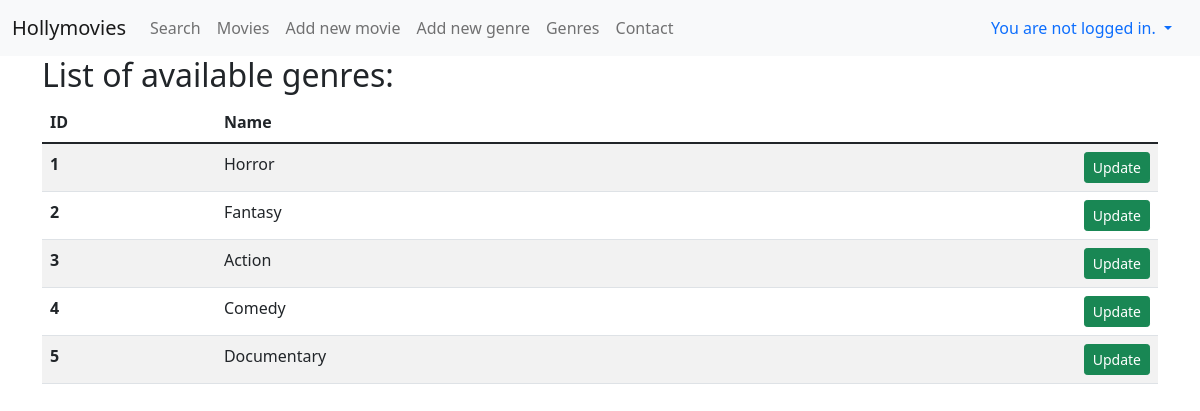
The page /genres/ on the database its author committed.
### viewer/models.py (models this page shows, shortened)
class Genre(Model):
    name = CharField(max_length=128)

### viewer/views.py (the view)
# urls.py: path('genres/', GenreListView.as_view(), name="genres"),
class GenreListView(ListView):
    template_name = "genres.html"
    model = Genre

### viewer/templates/genres.html
{% extends "base.html" %}
{% block content %}
<h2>List of available genres:</h2>
<table class="table table-striped table-hover">
  <thead>
    <tr>
      <th scope="col">ID</th>
      <th scope="col">Name</th>
    </tr>
  </thead>
  <tbody>
  {% for genre in object_list %}
    <tr>
      <th scope="row">{{ genre.id }}</th>
        <td>{{ genre.name }} <a class="btn btn-success btn-sm float-end" href="{%  url "update_genre" genre.id %}">Update</a></td>
    </tr>
  {% endfor %}
  </tbody>
</table>
{% endblock %}

### rows shown on the page
Genre: id "1", name "Horror"
Genre: id "2", name "Fantasy"
Genre: id "3", name "Action"
Genre: id "4", name "Comedy"
Genre: id "5", name "Documentary"
